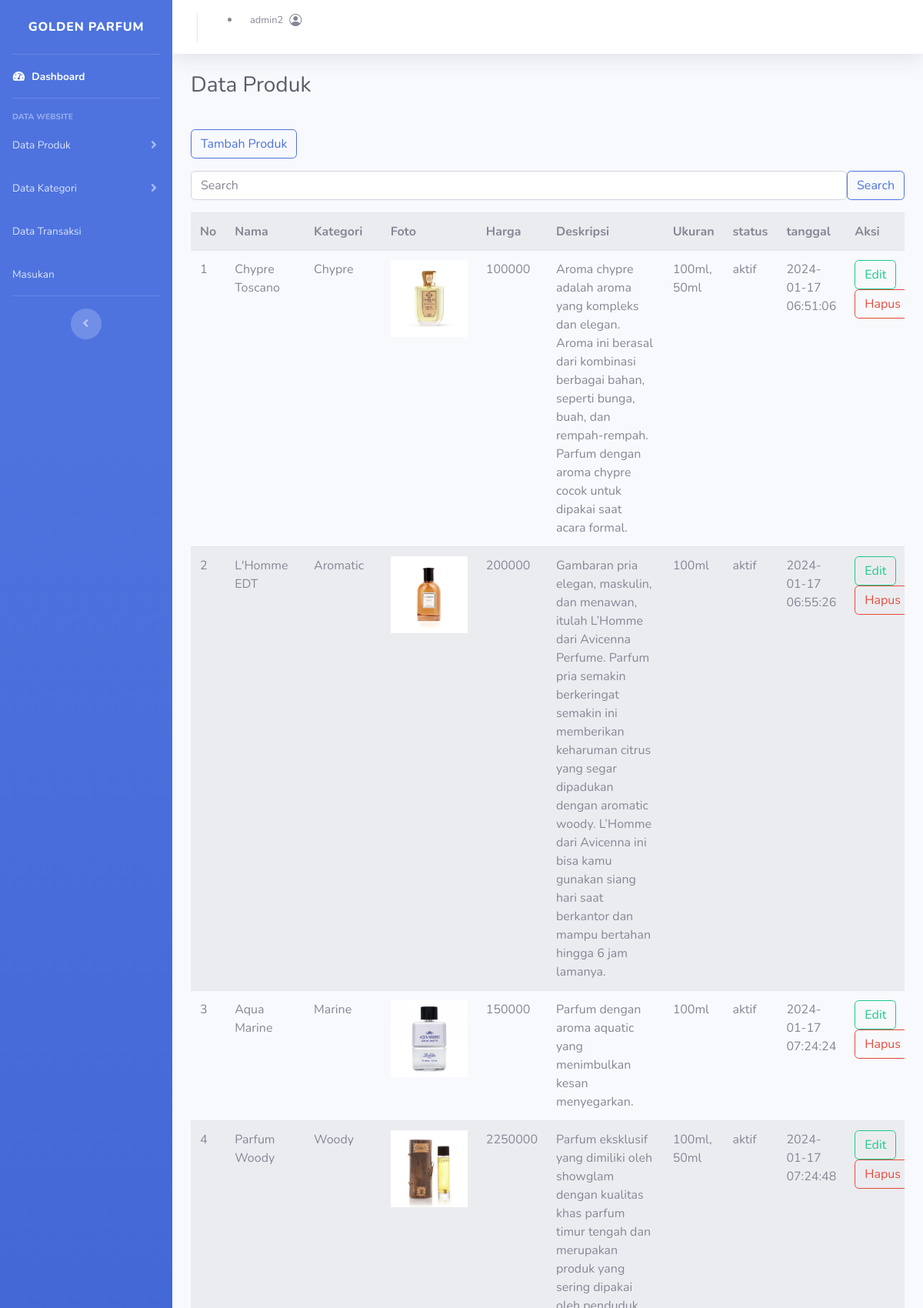
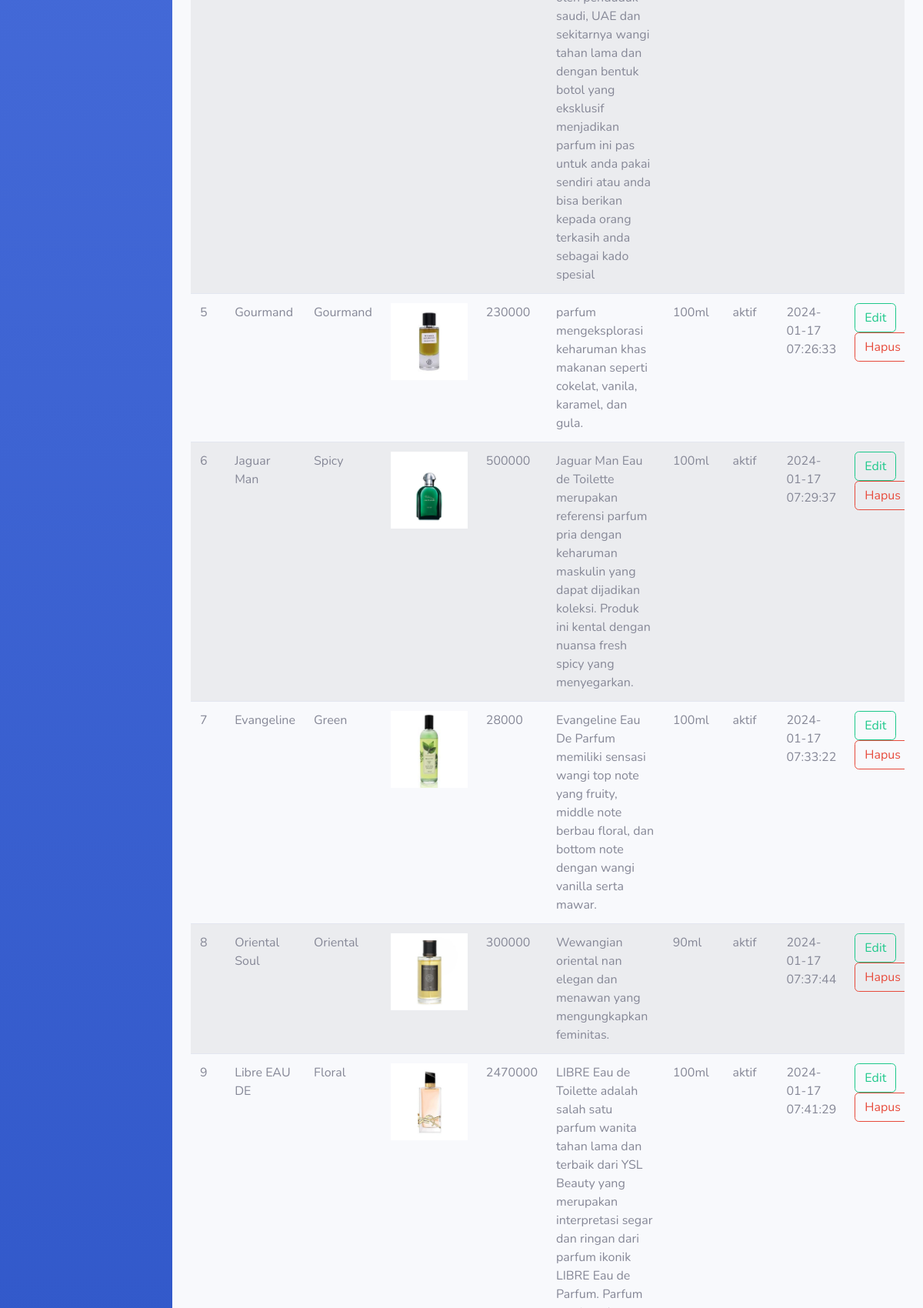
The app's page /ADMIN/Produk/produk.php (signed in, upper part) with its own data (2 pictures, top to bottom).
### tables this page shows
CREATE TABLE `produk` (
  `id_produk` int(11) NOT NULL,
  `id_kategori` int(11) NOT NULL,
  `nama_produk` varchar(100) NOT NULL,
  `harga` int(11) NOT NULL,
  `deskripsi` text NOT NULL,
  `gambar` varchar(100) NOT NULL,
  `ukuran_produk` varchar(100) NOT NULL,
  `status_produk` tinyint(1) NOT NULL,
  `tanggal` timestamp NOT NULL DEFAULT current_timestamp() ON UPDATE current_timestamp()
);

CREATE TABLE `kategori` (
  `id_kategori` int(11) NOT NULL,
  `nama_kategori` varchar(25) NOT NULL
);

### functions.php (called while the page is built, shortened)
<?php
$conn = mysqli_connect("localhost","root", "", "tokoparfume")
        or die ('gagal terkoneksi ke database');
function query ($query) {
    global $conn;
    $result = mysqli_query($conn,$query);
    $rows = [];
    while ( $row = mysqli_fetch_assoc($result) ) {
        $rows[] = $row;
    }
    return $rows;
}
?>

### ADMIN/Produk/produk.php (the view, shortened to what this page needs)
<?php
require '../../functions.php';
$produk = query("SELECT * FROM produk LEFT JOIN kategori USING (id_kategori) ORDER BY id_produk DESC");
?>
<!DOCTYPE html>
<html lang="en">
<head>
    <link rel="stylesheet" href="https://cdn.jsdelivr.net/npm/bootstrap-icons@1.8.1/font/bootstrap-icons.css">
    <link href="../vendor/fontawesome-free/css/all.min.css" rel="stylesheet" type="text/css">
    <link href="../css/sb-admin-2.min.css" rel="stylesheet">
</head>
<body id="page-top">
    <div id="wrapper">
        <ul class="navbar-nav bg-gradient-primary sidebar sidebar-dark accordion" id="accordionSidebar">
            <a class="sidebar-brand d-flex align-items-center justify-content-center" href="../halaman_admin.php">
                <div class="sidebar-brand-text mx-3">GOLDEN PARFUM</div>
            </a>
            <hr class="sidebar-divider my-0">
            <li class="nav-item active">
                <a class="nav-link" href="../halaman_admin.php">
                    <i class="fas fa-fw fa-tachometer-alt"></i>
                    <span>Dashboard</span></a>
            </li>
            <hr class="sidebar-divider">
            <div class="sidebar-heading">
                Data Website
            </div>
            <li class="nav-item">
                <a class="nav-link collapsed" href="produk.php" data-toggle="collapse" data-target="#collapseTwo"
                    aria-expanded="true" aria-controls="collapseTwo">
                    <span>Data Produk</span>
                </a>
            </li>
            <li class="nav-item">
                <a class="nav-link collapsed" href="../Kategori/kategori.php" data-toggle="collapse"
                    data-target="#collapseUtilities" aria-expanded="true" aria-controls="collapseUtilities">
                    <span>Data Kategori</span>
                </a>
            </li>
            <li class="nav-item">
                <a class="nav-link collapsed" href="../Transaksi/transaksi.php">
                    <span>Data Transaksi</span>
                </a>
            </li>
            <li class="nav-item">
                <a class="nav-link collapsed" href="../Masukan/masukan_web.php">
                    <span>Masukan</span>
                </a>
            </li>
            <hr class="sidebar-divider">
            <div class="text-center d-none d-md-inline">
                <button class="rounded-circle border-0" id="sidebarToggle"></button>
            </div>
        </ul>
        <div id="content-wrapper" class="d-flex flex-column">
            <div id="content">
                <nav class="navbar navbar-expand navbar-light bg-white topbar mb-4 static-top shadow">
                    <ul>
                        <li class="nav-item dropdown no-arrow  float-end">
                            <a class="nav-link dropdown-toggle" href="#" id="userDropdown" role="button"
                                data-toggle="dropdown" aria-haspopup="true" aria-expanded="false">
                                <span
                                    class="mr-2 d-none d-lg-inline text-gray-600 small"><?php echo $_SESSION["name_admin"];?></span>
                                <i class="bi bi-person-circle text-secondary"></i>
                            </a>
                        </li>
                    </ul>
                </nav>
                <div class="container-fluid">
                    <div class="d-sm-flex align-items-center justify-content-between mb-4">
                        <h1 class="h3 mb-0 text-gray-800">Data Produk</h1>
                    </div>
                    <div class="d-float">
                        <a href="tambah_produk.php"><button class="btn btn-outline-primary mt-3 mb-3">Tambah
                                Produk</button></a>
                        <form class="d-flex" action="" method="post">
                            <input class="form-control me-2" type="search" name="keyword" id="keyword" autofocus
                                placeholder="Search" autocomplete="off" aria-label="Search">
                            <button class="btn btn-outline-primary" type="submit" name="cari" id="cari">Search</button>
                        </form>
                    </div>
                    <div class="table-responsive mt-3">
                        <table class="table table-striped table-responsive w-auto">
                            <tr>
                                <th>No</th>
                                <th>Nama</th>
                                <th>Kategori</th>
                                <th>Foto</th>
                                <th>Harga</th>
                                <th>Deskripsi</th>
                                <th>Ukuran</th>
                                <th>status</th>
                                <th>tanggal</th>
                                <th>Aksi</th>
                            </tr>
                            <?php $i=1;?>
                            <?php foreach ($produk as $row) { ?>
                            <tr>
                                <td><?php echo $i; ?></td>
                                <td width="50px"><?php echo $row["nama_produk"] ?></td>
                                <td><?php echo $row["nama_kategori"] ?></td>
                                <td>
                                    <img width="100px" height="100px" src="../../img/<?php echo $row['gambar']; ?>">
                                </td>
                                <td><?php echo $row["harga"] ?></td>
                                <td width="70px"><?php echo $row["deskripsi"] ?></td>
                                <td><?php echo $row["ukuran_produk"] ?></td>
                                <td>
                                    <?php if($row["status_produk"] == 1 ){ ?>
                                    <p>aktif</p>
                                    <?php } else if ($row["status_produk"] == 0) { ?>
                                    <p>tidak aktif</p>
                                    <?php } ?>
                                </td>
                                <td><?php echo $row["tanggal"] ?></td>
                                <td>
                                    <a href="edit_produk.php?id=<?php echo $row['id_produk'] ?>"><button
                                            class="btn btn-outline-success">Edit</button></a>
                                    <a href="hapus_produk.php?id=<?php echo $row['id_produk'] ?>" onclick="
                return confirm('Yakin Ingin menghapus data ini?')"><button
                                            class="btn btn-outline-danger">Hapus</button></a>
                                </td>
                            </tr>
                            <?php $i++ ?>
                            <?php } ?>
                        </table>
                    </div>
                </div>
            </div>
        </div>
</body>
</body>
</html>

### records on screen
produk: nama_produk "Chypre Toscano", id_kategori.nama_kategori "Chypre", gambar (picture), harga "100000", deskripsi "Aroma chypre adalah aroma yang kompleks dan elegan. Aroma ini berasal dari kombinasi berbagai bahan, seperti bunga, buah, dan rempah-rempah. Parfum dengan aroma chypre cocok untuk dipakai saat acara formal.", ukuran_produk "100ml, 50ml", status_produk "aktif", tanggal "2024-01-17 06:51:06"
produk: nama_produk "L'Homme EDT", id_kategori.nama_kategori "Aromatic", gambar (picture), harga "200000", deskripsi "Gambaran pria elegan, maskulin, dan menawan, itulah L’Homme dari Avicenna Perfume. Parfum pria semakin berkeringat semakin ini memberikan keharuman citrus yang segar dipadukan dengan aromatic woody. L’Homme dari Avicenna ini bisa kamu gunakan siang hari saat berkantor dan mampu bertahan hingga 6 jam lamanya.", ukuran_produk "100ml", status_produk "aktif", tanggal "2024-01-17 06:55:26"
produk: nama_produk "Aqua Marine", id_kategori.nama_kategori "Marine", gambar (picture), harga "150000", deskripsi "Parfum dengan aroma aquatic yang menimbulkan kesan menyegarkan.", ukuran_produk "100ml", status_produk "aktif", tanggal "2024-01-17 07:24:24"
produk: nama_produk "Parfum Woody", id_kategori.nama_kategori "Woody", gambar (picture), harga "2250000", deskripsi "Parfum eksklusif yang dimiliki oleh showglam dengan kualitas khas parfum timur tengah dan merupakan produk yang sering dipakai oleh penduduk saudi, UAE dan sekitarnya wangi tahan lama dan dengan bentuk botol yang eksklusif menjadikan parfum ini pas untuk anda pakai sendiri atau anda bisa berikan kepada orang terkasih anda sebagai kado spesial", ukuran_produk "100ml, 50ml", status_produk "aktif", tanggal "2024-01-17 07:24:48"
produk: nama_produk "Gourmand", id_kategori.nama_kategori "Gourmand", gambar (picture), harga "230000", deskripsi "parfum mengeksplorasi keharuman khas makanan seperti cokelat, vanila, karamel, dan gula.", ukuran_produk "100ml", status_produk "aktif", tanggal "2024-01-17 07:26:33"
produk: nama_produk "Jaguar Man", id_kategori.nama_kategori "Spicy", gambar (picture), harga "500000", deskripsi "Jaguar Man Eau de Toilette merupakan referensi parfum pria dengan keharuman maskulin yang dapat dijadikan koleksi. Produk ini kental dengan nuansa fresh spicy yang menyegarkan.", ukuran_produk "100ml", status_produk "aktif", tanggal "2024-01-17 07:29:37"
produk: nama_produk "Evangeline", id_kategori.nama_kategori "Green", gambar (picture), harga "28000", deskripsi "Evangeline Eau De Parfum memiliki sensasi wangi top note yang fruity, middle note berbau floral, dan bottom note dengan wangi vanilla serta mawar.", ukuran_produk "100ml", status_produk "aktif", tanggal "2024-01-17 07:33:22"
produk: nama_produk "Oriental Soul", id_kategori.nama_kategori "Oriental", gambar (picture), harga "300000", deskripsi "Wewangian oriental nan elegan dan menawan yang mengungkapkan feminitas.", ukuran_produk "90ml", status_produk "aktif", tanggal "2024-01-17 07:37:44"
produk: nama_produk "Libre EAU DE", id_kategori.nama_kategori "Floral", gambar (picture), harga "2470000", ukuran_produk "100ml", status_produk "aktif", tanggal "2024-01-17 07:41:29"

### other values on screen
$_SESSION["name_admin"] "admin2"
